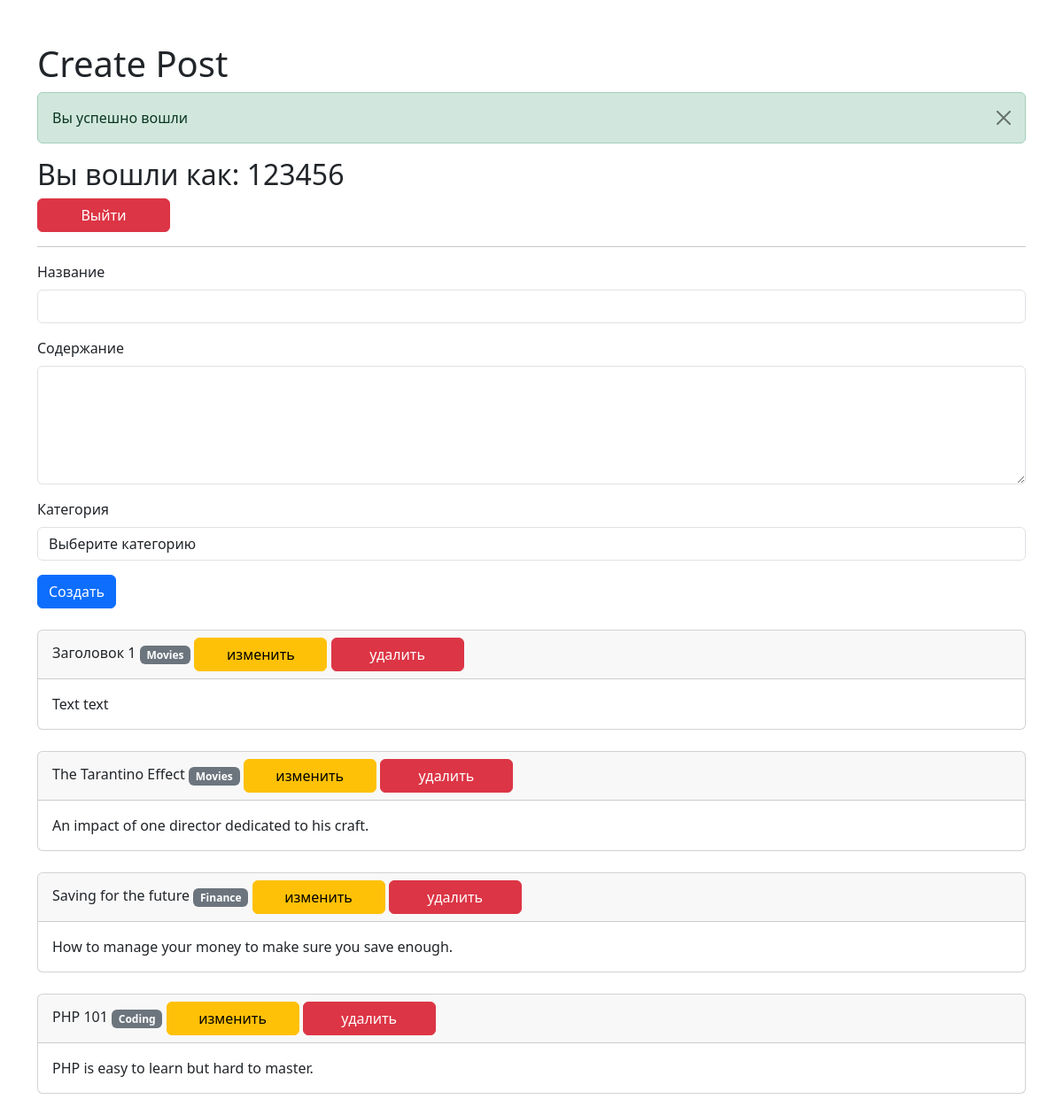
Page /form.php (signed in) on the committed database.
### tables this page shows
CREATE TABLE `posts` (
	`id` integer primary key,
	`title` VARCHAR NOT NULL,
	`content` TEXT NOT NULL,
	`category_id` INTEGER,
	FOREIGN KEY (category_id) REFERENCES categories(id)
);

CREATE TABLE `categories` (
	`id` INTEGER PRIMARY KEY,
	`title` VARCHAR NOT NULL
);

### form.php (the view, shortened to what this page needs)
<?php
$dbSource = __DIR__ . '/blogsWithCategories.db';
$db = new PDO("sqlite:$dbSource");
function Authenticated() {
    return isset($_SESSION['nickname']);
}
$messages = [
    'default' => '',
    'create' => 'Пост создан',
    'update' => 'Пост изменен',
    'delete' => 'Пост удален',
    'title' => 'Заголовок не может быть пустым',
    'content' => 'Содержание не может быть пустым',
    'category' => 'Категория не может быть пустой',
    'post' => 'Пост не существует'
];
$formActionText = 'create';
$formSubmitText = 'Создать';
$db->query('CREATE TABLE IF NOT EXISTS `categories` (
    `id` INTEGER PRIMARY KEY,
    `title` VARCHAR NOT NULL
);');
$db->query('CREATE TABLE IF NOT EXISTS `posts` (
    `id` integer primary key,
    `title` VARCHAR NOT NULL,
    `content` TEXT NOT NULL,
    `category_id` INTEGER,
    FOREIGN KEY (category_id) REFERENCES categories(id)
);');
$db->query('CREATE TABLE IF NOT EXISTS `users` (
    `id` integer primary key,
    `nickname` VARCHAR NOT NULL,
    `email` VARCHAR NOT NULL,
    `password` VARCHAR NOT NULL,
    `token` VARCHAR
);');
$statement = $db->query('SELECT posts.*, categories.title as category_title FROM posts
LEFT JOIN categories ON posts.category_id = categories.id ORDER BY posts.id DESC');
$posts = $statement->fetchAll(PDO::FETCH_ASSOC);
?>
<!DOCTYPE html>
<html lang="en">
<head>
    <link href="https://cdn.jsdelivr.net/npm/bootstrap@5.3.0/dist/css/bootstrap.min.css" rel="stylesheet">
</head>
<body>
<div class="container mt-5">
    <h1>Create Post</h1>
    <?php if (isset($_SESSION['messages'])): ?>
        <div class="alert alert-success alert-dismissible fade show" role="alert">
            <?php foreach ($_SESSION['messages'] as $message): ?>
                <?= $message ?><br>
            <?php endforeach; ?>
            <button type="button" class="btn-close" data-bs-dismiss="alert" aria-label="Close"></button>
        </div>
    <?php endif; ?>
    <?php if (!isset($_SESSION['nickname'])): ?>
        <hr>
        <h2>Регистрация</h2>
        <form method="POST" action="/form.php?action=register">
            <div class="mb-3">
                <label for="nickname" class="form-label">Nickname</label>
                <input type="text" class="form-control <?= $_SESSION['errors']['nickname'] ?? false ? 'is-invalid' : '' ?>" id="nickname" name="nickname" value="<?= $_SESSION['old']['nickname'] ?? '' ?>">
                <?php if ($_SESSION['errors']['nickname'] ?? false): ?>
                    <div class="invalid-feedback">Введите никнейм</div>
                <?php endif; ?>
            </div>
            <div class="mb-3">
                <label for="email" class="form-label">Email</label>
                <input type="email" class="form-control <?= $_SESSION['errors']['email'] ?? false ? 'is-invalid' : '' ?>" id="email" name="email" value="<?= $_SESSION['old']['email'] ?? '' ?>">
                <?php if ($_SESSION['errors']['email'] ?? false): ?>
                    <div class="invalid-feedback">Введите email</div>
                <?php endif; ?>
            </div>
            <div class="mb-3">
                <label for="password" class="form-label">Password</label>
                <input type="password" class="form-control <?= $_SESSION['errors']['password'] ?? false ? 'is-invalid' : '' ?>" id="password" name="password">
                <?php if ($_SESSION['errors']['password'] ?? false): ?>
                    <div class="invalid-feedback">Введите пароль</div>
                <?php endif; ?>
            </div>
            <button type="submit" class="btn btn-primary">Зарегистрироваться</button>
        </form>
        <hr>
        <h2>Вход</h2>
        <form method="POST" action="/form.php?action=login">
            <div class="mb-3">
                <label for="email" class="form-label">Email</label>
                <input type="email" class="form-control <?= $_SESSION['errors']['email'] ?? false ? 'is-invalid' : '' ?>" id="email" name="email" value="<?= $_SESSION['old']['email'] ?? '' ?>">
                <?php if ($_SESSION['errors']['email'] ?? false): ?>
                    <div class="invalid-feedback">Введите email</div>
                <?php endif; ?>
            </div>
            <div class="mb-3">
                <label for="password" class="form-label">Password</label>
                <input type="password" class="form-control <?= $_SESSION['errors']['password'] ?? false ? 'is-invalid' : '' ?>" id="password" name="password">
                <?php if ($_SESSION['errors']['password'] ?? false): ?>
                    <div class="invalid-feedback">Введите пароль</div>
                <?php endif; ?>
            </div>
            <div class="mb-3 form-check">
                <input type="checkbox" class="form-check-input" id="remember" name="remember">
                <label class="form-check-label" for="remember">Запомнить меня</label>
            </div>
            <button type="submit" class="btn btn-primary">Войти</button>
        </form>
        <hr>
    <?php else: ?>
        <h2>Вы вошли как: <?= $_SESSION['nickname'] ?></h2>
        <a style="width: 150px" href="/form.php?action=logout" class="btn btn-danger">Выйти</a>
        <hr>
    <?php endif; ?>
<?php if (Authenticated()): ?>
    <form method="POST" action="/form.php?action=<?= $formActionText ?>">
        <div class="mb-3">
            <label for="title" class="form-label">Название</label>
            <input type="text" class="form-control <?= in_array($messages['title'], $_SESSION['errors'] ?? []) ? 'is-invalid' : '' ?>" id="title"
                   name="title" value="<?= htmlspecialchars($post['title'] ?? '') ?>">
        </div>
        <div class="mb-3">
            <label for="content" class="form-label">Содержание</label>
            <textarea class="form-control <?= in_array($messages['content'], $_SESSION['errors'] ?? []) ? 'is-invalid' : '' ?>" id="content"
                      name="content" rows="5"><?= htmlspecialchars($post['content'] ?? '') ?></textarea>
        </div>
        <div class="mb-3">
            <label for="category_id" class="form-label">Категория</label>
            <select class="form-control <?= in_array($messages['category'], $_SESSION['errors'] ?? []) ? 'is-invalid' : '' ?>" id="category_id" name="category_id">
                <option value="">Выберите категорию</option>
            </select>
        </div>
        <button type="submit" class="btn btn-primary"><?= $formSubmitText ?></button>
    </form>
<?php endif; ?>
    <br>
    <?php foreach ($posts as $post): ?>
        <div class="card">
            <div class="card-header"><?= htmlspecialchars($post['title']) ?>
                <span class="badge bg-secondary"><?= htmlspecialchars($post['category_title']) ?></span>
                <a style="width: 150px" href="/form.php?action=update&id=<?= $post['id'] ?>" class="btn btn-warning">изменить</a>
                <a style="width: 150px" href="/form.php?action=delete&id=<?= $post['id'] ?>" class="btn btn-danger">удалить</a>
            </div>
            <div class="card-body"><?= htmlspecialchars($post['content']) ?></div>
        </div><br>
    <?php endforeach; ?>
</div>
</body>
</html>

### rows in the picture
posts: title "Заголовок 1", category.title "Movies", content "Text text"
posts: title "The Tarantino Effect", category.title "Movies", content "An impact of one director dedicated to his craft."
posts: title "Saving for the future", category.title "Finance", content "How to manage your money to make sure you save enough."
posts: title "PHP 101", category.title "Coding", $post['id'] 1 (drawn), content "PHP is easy to learn but hard to master."

### other values in the picture
$message "Вы успешно вошли"
$_SESSION['nickname'] "123456"
$formSubmitText "Создать"
